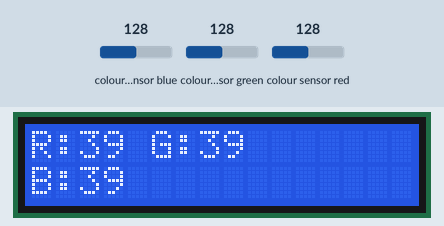
This sketch was run on a simulated Arduino Uno, built with avr-gcc and run on an emulated ATmega328P. Shown: 16×2 character LCD. Wiring (inferred from the names in the program): TCS3200 colour sensor: output pin 6; S2 pin 4; S3 pin 5; S0 pin 2; S1 pin 3. The test bench sets the inputs (shaded band); at power-on: colour sensor blue 128, colour sensor green 128, colour sensor red 128.

Above: at 2.2 s.
2.3 s: colour sensor blue set to 5
At 4.0 s:
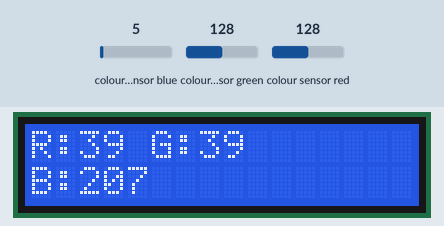
4.8 s: colour sensor green set to 5
At 7.5 s:
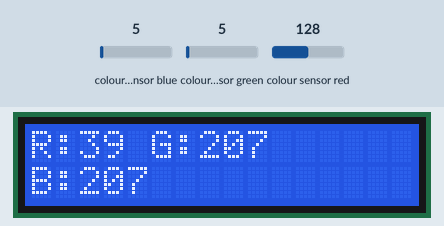
7.8 s: colour sensor red set to 5
At 10.5 s:
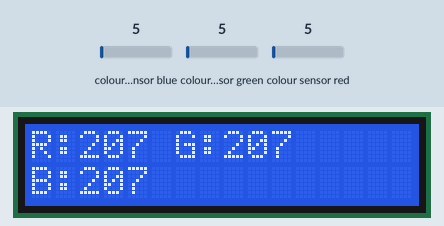
10.8 s: colour sensor blue set to 64
At 12.6 s:
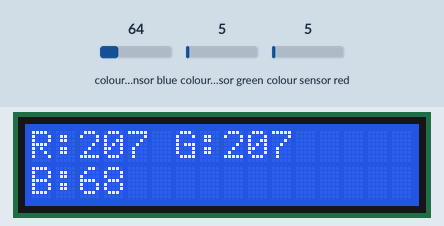
Timing chart, 0 to 13.9 s (numbered marks = the images above; inputs shaded):
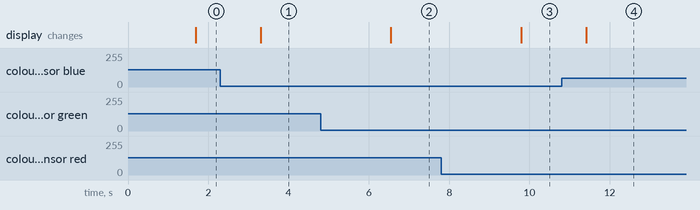

Measured:
- after the input at 2.3 s, the display: changes after 1.0 s (image 1)
- after the input at 4.8 s, the display: changes after 1.7 s (image 2)
- after the input at 7.8 s, the display: changes after 2.0 s (image 3)
- after the input at 10.8 s, the display: changes after 0.61 s (image 4)

The sketch:

Calibration.ino
```cpp
#include <Wire.h>
#include <LiquidCrystal_I2C.h>

// Define color sensor pins
#define S0 2
#define S1 3
#define S2 4
#define S3 5
#define sensorOut 6

// Variables for Color Pulse Width Measurements
int redPW = 0;
int greenPW = 0;
int bluePW = 0;

// I2C LCD settings
const int LCD_ADDRESS = 0x27;
const int LCD_COLUMNS = 16;
const int LCD_ROWS = 2;
LiquidCrystal_I2C lcd(LCD_ADDRESS, LCD_COLUMNS, LCD_ROWS);

void setup() {
  // Set S0 - S3 as outputs
  pinMode(S0, OUTPUT);
  pinMode(S1, OUTPUT);
  pinMode(S2, OUTPUT);
  pinMode(S3, OUTPUT);

  // Set Sensor output as input
  pinMode(sensorOut, INPUT);

  // Set Pulse Width scaling to 20%
  digitalWrite(S0, HIGH);
  digitalWrite(S1, LOW);

  // Initialize the LCD
  lcd.init();
  lcd.backlight();
  lcd.print("Color Sensor");
  delay(1000);
}

void loop() {
  // Read Red Pulse Width
  redPW = getRedPW();
  delay(200);

  // Read Green Pulse Width
  greenPW = getGreenPW();
  delay(200);

  // Read Blue Pulse Width
  bluePW = getBluePW();
  delay(200);

  // Print output to the I2C LCD
  lcd.clear();
  lcd.setCursor(0, 0);
  lcd.print("R:");
  lcd.print(redPW);
  lcd.print(" G:");
  lcd.print(greenPW);
  lcd.setCursor(0, 1);
  lcd.print("B:");
  lcd.print(bluePW);
  delay(1000);
}

int getRedPW() {
  digitalWrite(S2, LOW);
  digitalWrite(S3, LOW);
  return pulseIn(sensorOut, LOW);
}

int getGreenPW() {
  digitalWrite(S2, HIGH);
  digitalWrite(S3, HIGH);
  return pulseIn(sensorOut, LOW);
}

int getBluePW() {
  digitalWrite(S2, LOW);
  digitalWrite(S3, HIGH);
  return pulseIn(sensorOut, LOW);
}
```
